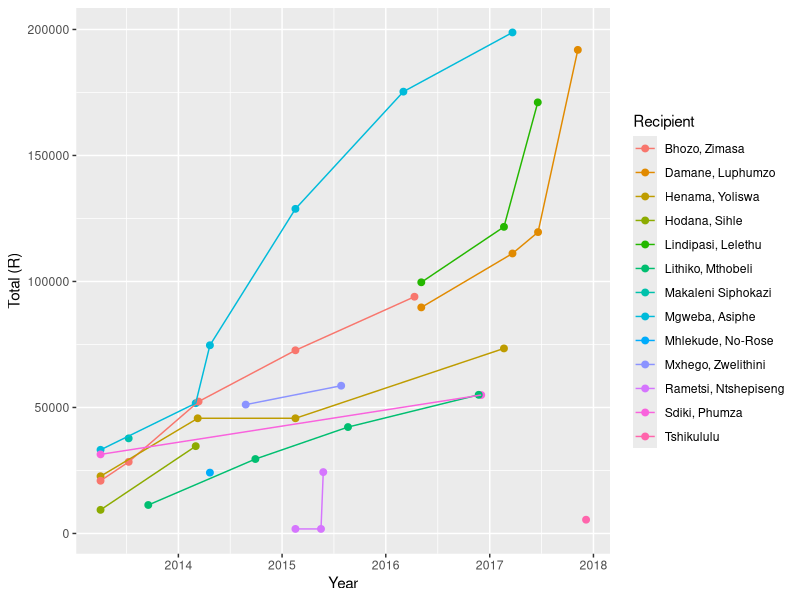
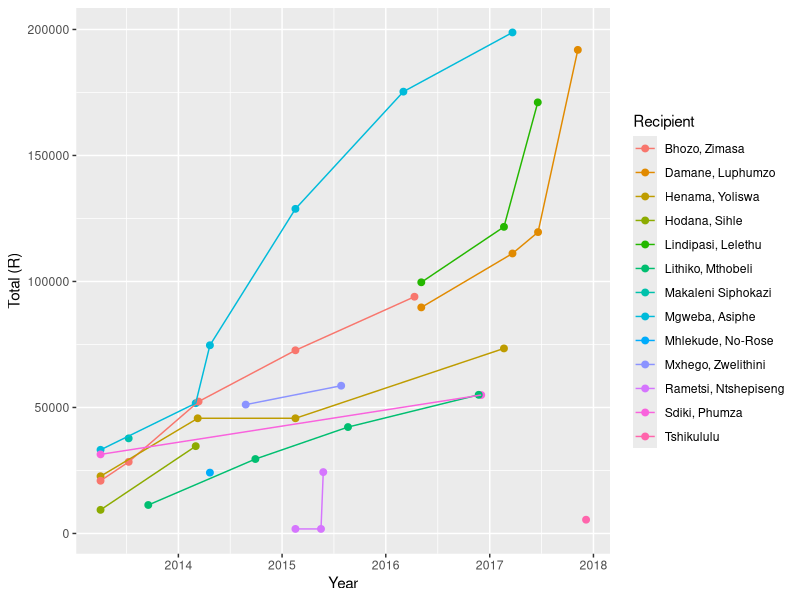

Write R code to recreate these figures, in order.
require(ggplot2)
require(dplyr)
require(plyr)
require(RColorBrewer)

data <- read.csv("SSASF.csv", sep = ",", stringsAsFactors = FALSE)
data <- data[, 2:4]

data$DATE.RECEIVED <- as.Date(data$DATE.RECEIVED, format = "%d/%m/%Y")

colnames(data) <- c("Recipient", "Date", "Disbursement")

data$Disbursement <- gsub(",", "", data$Disbursement)

data <- do.call(rbind, lapply(unique(data$Recipient), function(x) {
        working <- subset(data, Recipient == x)
        working <- working %>% arrange(Date) %>% mutate(Total = cumsum(Disbursement))
        return(working)}))

plot <- ggplot(data, aes(x = Date, y = Total, color = factor(Recipient))) +
  geom_point(size = 2) + geom_line() +
  # scale_color_manual(values = palette) +
  labs(color = "Recipient", x = "Year", y = "Total (R)")
plot

ggsave("Scholar_Spendings.png", plot, width = 8, height = 4)
